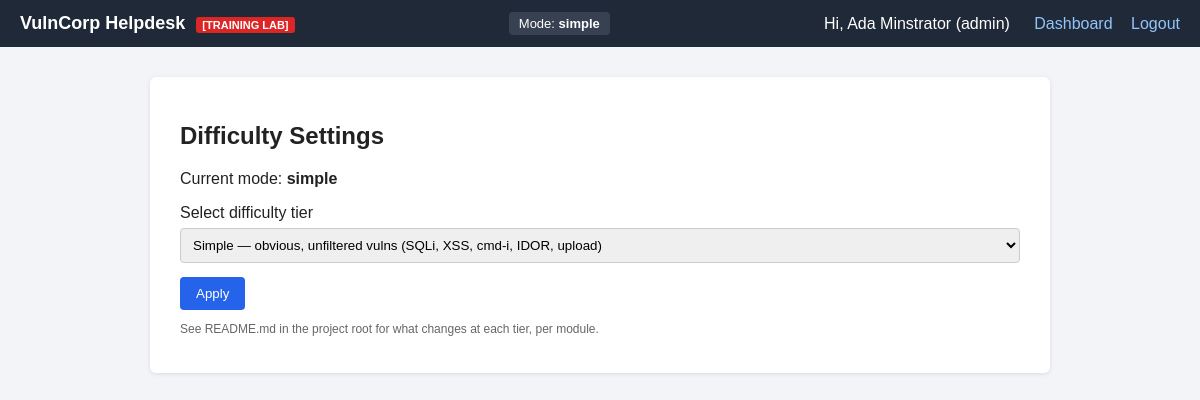
Screenshot of /admin/settings.php (signed in) with the database file from the repository.
### tables this page shows
CREATE TABLE settings (
    id INT PRIMARY KEY AUTO_INCREMENT,
    difficulty VARCHAR(20) NOT NULL DEFAULT 'simple',
    jwt_secret VARCHAR(64) DEFAULT NULL   
);

### includes/compat.php (called while the page is built, shortened)
<?php
function app_base() {
    static $base = null;
    if ($base === null) {
        $script_dir = isset($_SERVER['SCRIPT_NAME']) ? dirname($_SERVER['SCRIPT_NAME']) : '';
        $script_dir = str_replace('\\', '/', $script_dir);
        $known_subfolders = array('admin', 'user', 'support', 'challenges', 'toolkit', 'api', 'feedback');
        $last_segment = basename($script_dir);
        if (in_array($last_segment, $known_subfolders, true)) {
            $base = dirname($script_dir);
        } else {
            $base = $script_dir;
        }
        if ($base === '/' || $base === '.' || $base === '\\') {
            $base = '';
        }
        $base = rtrim($base, '/');
    }
    return $base;
}

### includes/db.php (called while the page is built, shortened)
<?php
require_once dirname(__FILE__) . '/compat.php';
function get_difficulty($conn) {
    $res = mysqli_query($conn, "SELECT difficulty FROM settings LIMIT 1");
    if ($res && $row = mysqli_fetch_assoc($res)) {
        return $row['difficulty'];
    }
    return 'simple';
}

### admin/settings.php (the view, shortened to what this page needs)
<?php
require_once dirname(__FILE__) . '/../includes/db.php';
$current = get_difficulty($conn);
include dirname(__FILE__) . '/../includes/header.php';
?>
<h2>Difficulty Settings</h2>
<p>Current mode: <strong><?php echo htmlspecialchars($current); ?></strong></p>
<form method="POST">
    <label>Select difficulty tier</label>
    <select name="difficulty">
        <option value="simple" <?php if($current=='simple') echo 'selected'; ?>>Simple — obvious, unfiltered vulns (SQLi, XSS, cmd-i, IDOR, upload)</option>
    </select>
    <button type="submit">Apply</button>
</form>
<p class="small">See README.md in the project root for what changes at each tier, per module.</p>
<?php include dirname(__FILE__) . '/../includes/footer.php'; ?>

### includes/header.php (shortened to what this page needs)
<?php
$_header_difficulty = get_difficulty($conn);
?>
<!DOCTYPE html>
<html lang="en">
<head>
<link rel="stylesheet" href="<?php echo app_base(); ?>/assets/style.css">
</head>
<body data-difficulty="<?php echo htmlspecialchars($_header_difficulty); ?>">
<div class="topbar">
    <div class="brand">VulnCorp Helpdesk <span class="tag">[TRAINING LAB]</span></div>
    <div class="mode-badge">Mode: <strong><?php echo htmlspecialchars(get_difficulty($conn)); ?></strong></div>
    <?php if (isset($_SESSION['user_id'])): ?>
    <div class="nav">
        <span>Hi, <?php echo htmlspecialchars($_SESSION['full_name']); ?> (<?php echo htmlspecialchars($_SESSION['role']); ?>)</span>
        <a href="<?php echo app_base(); ?>/dashboard.php">Dashboard</a>
        <a href="<?php echo app_base(); ?>/logout.php">Logout</a>
    </div>
    <?php endif; ?>
</div>
<div class="container">

### assets/style.css (style rules this page uses)
* { box-sizing: border-box; }
body { font-family: Arial, Helvetica, sans-serif; background:#f2f4f7; margin:0; color:#222; }
.topbar { background:#1f2937; color:#fff; padding:12px 20px; display:flex; align-items:center; justify-content:space-between; flex-wrap:wrap; }
.brand { font-weight:bold; font-size:18px; }
.tag { font-size:11px; background:#dc2626; padding:2px 6px; border-radius:3px; margin-left:6px; }
.mode-badge { background:#374151; padding:4px 10px; border-radius:4px; font-size:13px; }
.nav a { color:#93c5fd; margin-left:14px; text-decoration:none; }
.nav span { margin-right:6px; }
.container { max-width:900px; margin:30px auto; background:#fff; padding:25px 30px; border-radius:6px; box-shadow:0 1px 4px rgba(0,0,0,.1); }
input, select, textarea { width:100%; padding:8px; margin:6px 0 14px; border:1px solid #ccc; border-radius:4px; }
button, .btn { background:#2563eb; color:#fff; border:none; padding:9px 16px; border-radius:4px; cursor:pointer; text-decoration:none; display:inline-block; }
.small { font-size:12px; color:#666; }

### rows the page displays
settings: difficulty "simple", difficulty "Simple — obvious, unfiltered vulns (SQLi, XSS, cmd-i, IDOR, upload)"

### other values shown
$_SESSION['full_name'] "Ada Minstrator"
$_SESSION['role'] "admin"
